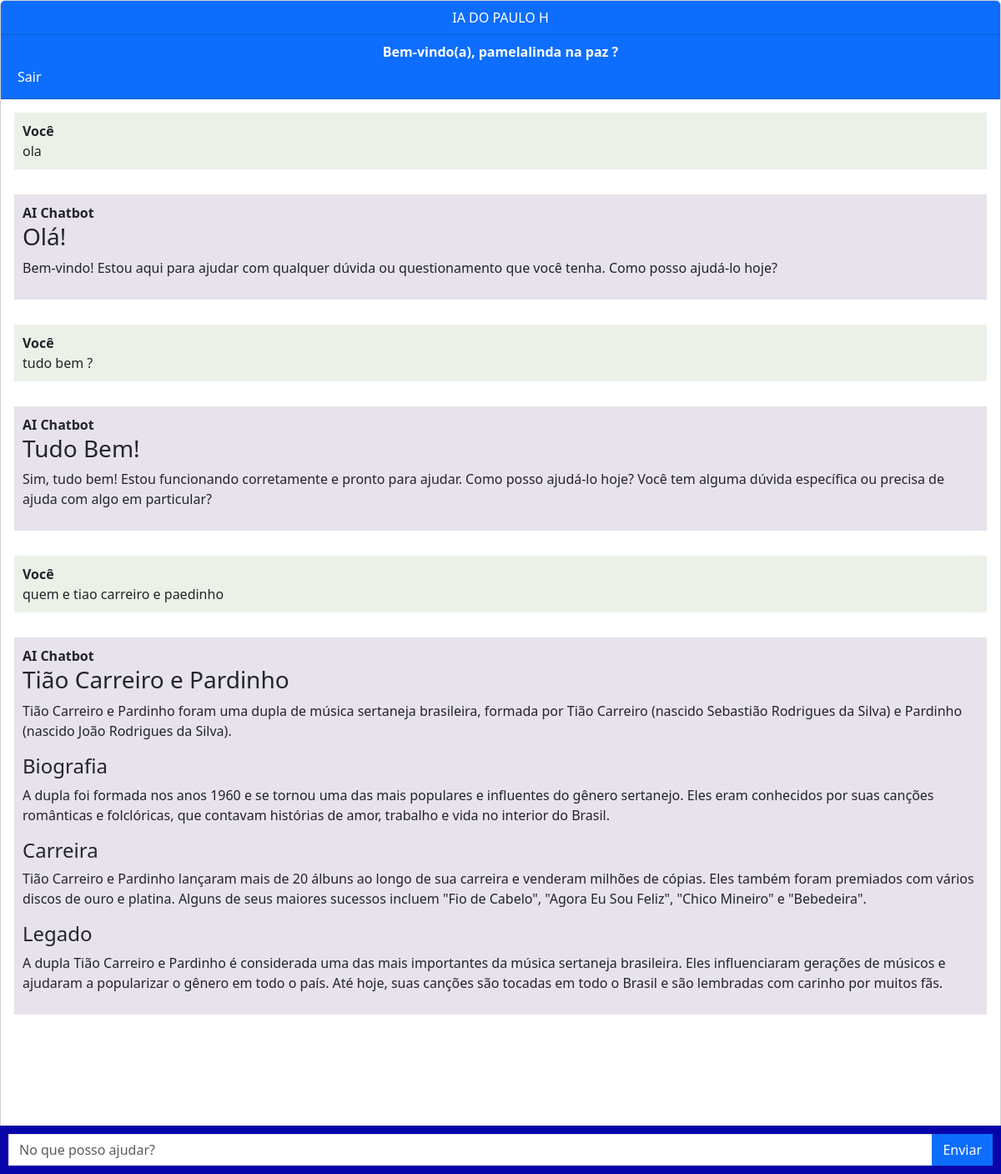
The page / (signed in) on the database its author committed.
### chatbot/models.py (models this page shows, shortened)
class Chat(models.Model):
    user = models.ForeignKey(User, on_delete=models.PROTECT, null=True)
    message = models.TextField()
    response = models.TextField()
    created_at = models.DateTimeField(auto_now_add=True)

### chatbot/views.py (the view, shortened to what this page needs)
# urls.py: path('',views.chatbot,name='chatbot'),
@login_required
def chatbot(request):
    chats=Chat.objects.filter(user=request.user)
    return render(request,'chatbot.html',{'chats':chats})

### core/templates/chatbot.html (shortened to what this page needs)
{% extends 'base.html' %}
{% block content %}
<div class="chat-container">
  <div class="card flex-grow-1">
    <div class="card-header bg-primary text-white text-center">
      IA DO PAULO H
    </div>
    <div class="card-header bg-primary text-white text-center">
      <b>Bem-vindo(a), {{user.username}} na paz ?</b>
      <form action="{% url 'logout' %}" method="post" id="logout-form" class="nav-link px-0 align-middle">
        <button type="submit" class="btn btn-link text-decoration-none text-reset nav-link px-0 align-middle">
          <span class="ms-1 align-middle">Sair</span>
        </button>
      </form>
    </div>
    <div class="card-body messages-box">
      <ul class="list-unstyled messages-list">
        {% for chat in chats %}
          <li class="message sent">
            <div class="message-text">
              <div class="message-sender">
                <b>Você</b>
              </div>
              <div class="message-content">
                {{chat.message}}
              </div>
            </div>
          </li>
          <li class="message received">
            <div class="message-text">
              <div class="message-sender">
                <b>AI Chatbot</b>
              </div>
              <div class="markdown-content">
                {{chat.response|safe}}
              </div>
            </div>
          </li>
        {% endfor %}
      </ul>
    </div>
    <br><br>
    <br><br>
    <br><br>
  </div>
  <form class="message-form">
    <div class="input-group">
      <input type="text" class="form-control message-input" placeholder="No que posso ajudar?">
      <div class="input-group-append">
        <button type="submit" class="btn btn-primary btn-send">Enviar</button>
      </div>
    </div>
  </form>
</div>
{% endblock %}

### core/templates/chatbot.html (style rules this page uses)
body, html { height: 100%; }
.messages-box { flex: 1; overflow-y: auto; }
.messages-list { padding-left: 0; }
.message { margin-bottom: 30px; list-style: none; }
.message-text { padding: 10px; border-radius: 5px; }
.sent { background-color: #ecf1e7; align-self: flex-end; }
.received { background-color: #e7e2eb; align-self: flex-start; }
.message-form { display: flex; position: fixed; bottom: 0; left: 0; right: 0; padding: 10px; background-color: #0704aa; }
.message-input { flex: 1; border-radius: 0; border-right: none; }
.btn-send { border-radius: 0; }
.chat-container { height: 100%; display: flex; flex-direction: column; }

### rows shown on the page
Chat: message "ola", response "Olá! Bem-vindo! Estou aqui para ajudar com qualquer dúvida ou questionamento que você tenha. Como posso ajudá-lo hoje?"
Chat: message "tudo bem ?", response "Tudo Bem! Sim, tudo bem! Estou funcionando corretamente e pronto para ajudar. Como posso ajudá-lo hoje? Você tem alguma dúvida específica ou precisa de ajuda com algo em particular?"
Chat: message "quem e tiao carreiro e paedinho", response "Tião Carreiro e Pardinho Tião Carreiro e Pardinho foram uma dupla de música sertaneja brasileira, formada por Tião Carreiro (nascido Sebastião Rodrigues da Silva) e Pardinho (nascido João Rodrigues da Silva). Biografia A dupla foi formada nos anos 1960 e se tornou uma das mais populares e influentes do gênero sertanejo. Eles eram conhecidos por suas canções românticas e folclóricas, que contavam histórias de amor, trabalho e vida no interior do Brasil. Carreira Tião Carreiro e Pardinho lançaram mais de 20 álbuns ao longo de sua carreira e venderam milhões de cópias. Eles também foram premiados com vários discos de ouro e platina. Alguns de seus maiores sucessos incluem \"Fio de Cabelo\",…"

### other values the page prints
{{ user.username }} "pamelalinda"
